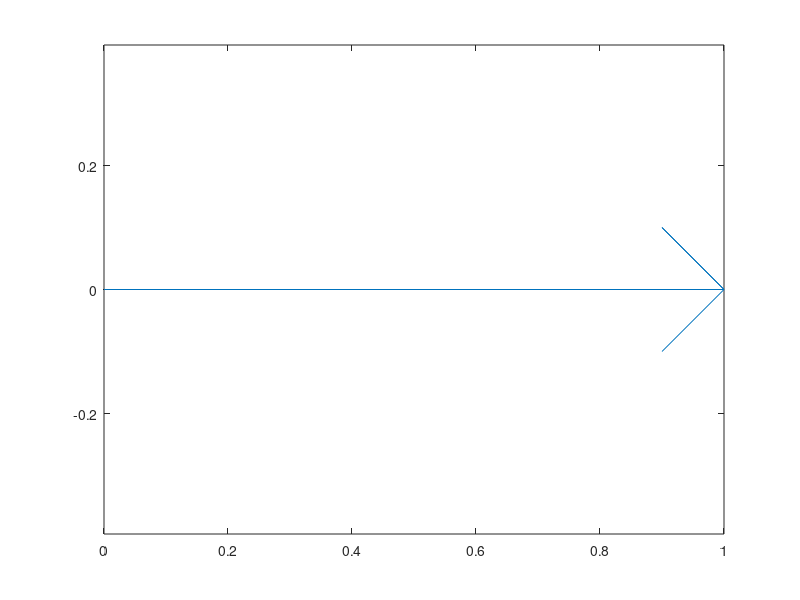

MATLAB code to generate this figure: (Note: this script raises an error after producing the figure.)
clc; close all; clear;

x = [0,1,0.9,1,0.9];
y = [0,0,0.1,0,-0.1];
plot(x, y);
axis equal;

% Tohle jsme psali do command line

zobraz(zvetsi(jednanula,2))
zobraz(zvetsi(jednanula,2))
hold on
zobraz(jednanula)
hold on
zobraz(posun(jednanula,[1;0.5]))
zobraz(posun(jednanula,[1;0.5]))
zobraz(posun(zvetsi(jednanula,2),[1;0.5]))
zobraz(zvetsi(posun(jednanula,[1;0.5]),2))
zobraz(otoc(jednanula, pi/3))
zobraz(vektorrofi(5, pi/2))
zobraz(domecek)
format compact
D= [2,0;0,3];
hold on
zobraz(D*domecek)
E=[1,0;0,1];
row1 = [1, -1];
row2 = [1,  1];
S45 = 1/sqrt(2) * [row1; row2];
zobraz(E*domecek)
zobraz(S45*domecek)
zobraz(D*S45*domecek)
zobraz(S45*D*domecek)
F=[3,1;1,3];
zobraz(domecek)
hold on
zobraz(F*domecek)
zobraz(domecek)
zobraz(vektor([-1;1]))
zobraz(vektor(F*[-1;1]))
[V,G] = eig(F);
[V,G] = eig(D);
[V,G] = eig(E);
H = [-3,1;1,3];
[V,G] = eig(H);
zobraz(domecek)
hold on
zobraz(H*domecek)
x=V(:,1);
zobraz(vektor(x))
zobraz(vektor(H*x))
xx=V(:,2);
zobraz(vektor(xx))
zobraz(vektor(H*xx))
zobraz(domecekk)
hold on
zobraz(H*domecekk)
Dd = [2,0;0,0];
[V,G] = eig(Dd);
zobraz(Dd*domecekk)